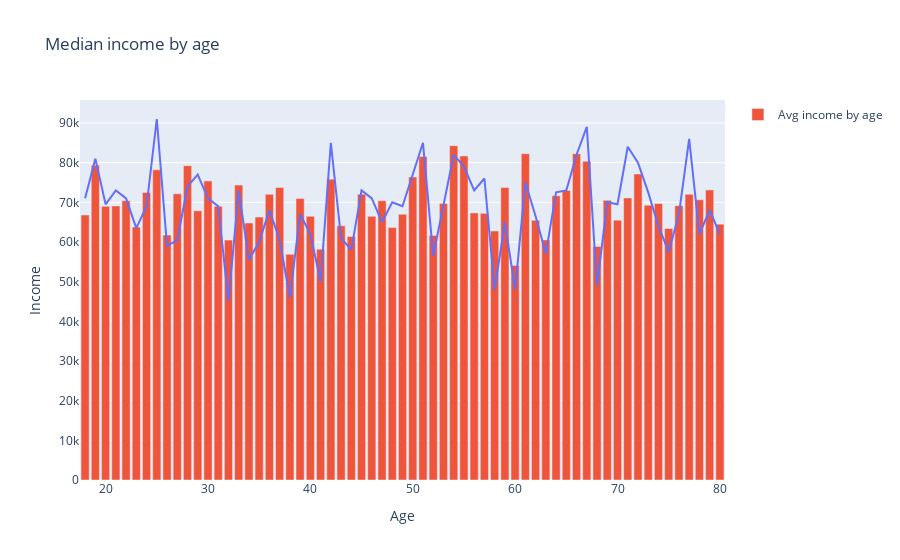

The notebook cell saved with this chart:
### Markdown cell above
Plot: Avg income in year by age

### Code cell
fig = px.line(x=[i for i in range(18,81)],y=medianValues,title="Median income by age")
fig.update_layout(
title="Median income by age",
xaxis_title="Age",
yaxis_title="Income",
)
fig.add_bar(x=[i for i in range(18,81)],y=average_income_by_age_list,name="Avg income by age")
fig.show()

### Figure 1 — Plotly figure (JSON) as saved in the notebook; plotly's stock layout.template omitted (floating-point values rounded to 4 significant figures)
{"data": [{"hovertemplate": "x=%{x}<br>y=%{y}<extra></extra>", "legendgroup": "", "line": {"color": "#636efa", "dash": "solid"}, "marker": {"symbol": "circle"}, "mode": "lines", "name": "", "orientation": "v", "showlegend": false, "type": "scatter", "x": [18, 19, 20, 21, 22, 23, 24, 25, 26, 27, 28, 29, 30, 31, 32, 33, 34, 35, 36, 37, 38, 39, 40, 41, 42, 43, 44, 45, 46, 47, 48, 49, 50, 51, 52, 53, 54, 55, 56, 57, 58, 59, 60, 61, 62, 63, 64, 65, 66, 67, 68, 69, 70, 71, 72, 73, 74, 75, 76, 77, 78, 79, 80], "xaxis": "x", "y": [71000, 81000, 69500, 73000, 71000, 63500, 69000, 91000, 59000, 60500, 74000, 77000, 71000, 69000, 45000, 73000, 55500, 60000, 68000, 60500, 46000, 67000, 62000, 50000, 85000, 61000, 58000, 73000, 71000, 65000, 70000, 69000, 77000, 85000, 56500, 69000, 82000, 79000, 73000, 76000, 48000, 65000, 48000, 75000, 66500, 57000, 72500, 73000, 82000, 89000, 49000, 70000, 69500, 84000, 80000, 72500, 64000, 57500, 67000, 86000, 62000, 68000, 62000], "yaxis": "y"}, {"name": "Avg income by age", "type": "bar", "x": [18, 19, 20, 21, 22, 23, 24, 25, 26, 27, 28, 29, 30, 31, 32, 33, 34, 35, 36, 37, 38, 39, 40, 41, 42, 43, 44, 45, 46, 47, 48, 49, 50, 51, 52, 53, 54, 55, 56, 57, 58, 59, 60, 61, 62, 63, 64, 65, 66, 67, 68, 69, 70, 71, 72, 73, 74, 75, 76, 77, 78, 79, 80], "y": [66800, 79360.0, 69000, 69100, 70410.0, 63750, 72500, 78180.0, 61750, 72140.0, 79230.0, 67870.0, 75375, 69000, 60480.0, 74330.0, 64780.0, 66270.0, 72000, 73750, 56890.0, 70940.0, 66450.0, 58170.0, 75840.0, 64070.0, 61400, 72050.0, 66450.0, 70400, 63670.0, 67000, 76390.0, 81530.0, 61640.0, 69700, 84270.0, 81690.0, 67330.0, 67210.0, 62770.0, 73740.0, 54070.0, 82260.0, 65450.0, 60530.0, 71650, 73000, 82250, 80350.0, 58850.0, 70520, 65500, 71110.0, 77125, 69280.0, 69700, 63390.0, 69160.0, 72000, 70650.0, 73130.0, 64500]}], "layout": {"legend": {"tracegroupgap": 0}, "title": {"text": "Median income by age"}, "xaxis": {"anchor": "y", "domain": [0, 1], "title": {"text": "Age"}}, "yaxis": {"anchor": "x", "domain": [0, 1], "title": {"text": "Income"}}}}
